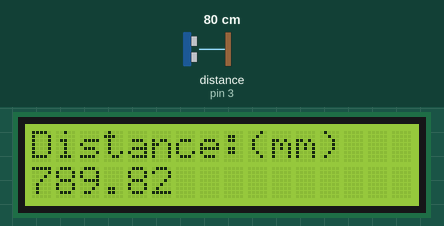
This sketch was run on a simulated Arduino Uno, built with avr-gcc and run on an emulated ATmega328P. On the bench: 16×2 character LCD. Wiring (inferred from the names in the program): ultrasonic range finder: trigger pin 2; echo pin 3. Inputs (shaded band) come from the test bench; at power-on: distance to the obstacle (sensor on pin 3) 80 cm. The echo pulse lasts 58.3 µs per cm.

Above: at 1.2 s.
1.3 s: distance to the obstacle (sensor on pin 3) set to 2 cm
At 2.7 s:
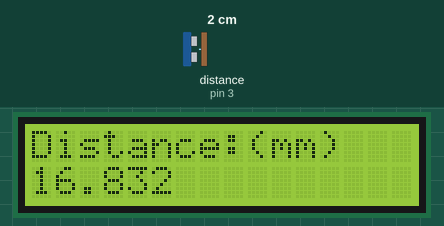
5.4 s: distance to the obstacle (sensor on pin 3) set to 4 cm
At 7.2 s:
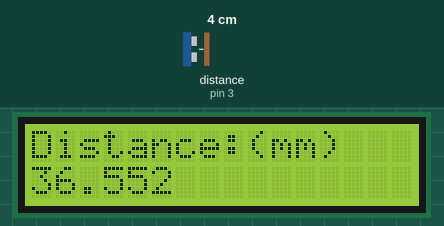
7.5 s: distance to the obstacle (sensor on pin 3) set to 9 cm
At 11.1 s:
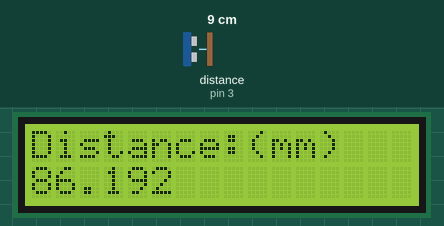
Timing chart, 0 to 12.6 s (numbered marks = the images above; inputs shaded):
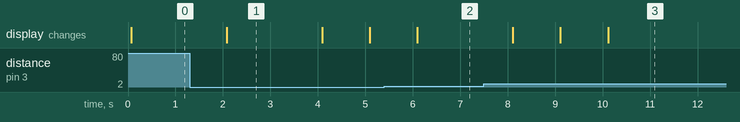

Measured:
- after the input at 1.3 s, the display: changes after 0.78 s (image 1)
- after the input at 5.4 s, the display: changes after 0.70 s (image 2)
- after the input at 7.5 s, the display: changes after 0.61 s (image 3)
- what the display in image 1 shows lasts 2.0 s, from 2.1 s to 4.1 s

The sketch:

59.HCSR04_LCD1602.ino
```cpp
#include <LiquidCrystal.h>

// hcsr04
int trigPin = 2;
int echoPin = 3;
float pingTravelTime;
float Distance;

// lcd part
int rs = 7;
int en = 8;

int d4 = 9;
int d5 = 10;
int d6 = 11;
int d7 = 12;

LiquidCrystal lcd(rs, en, d4, d5, d6, d7);

void setup() {
  // put your setup code here, to run once:

  pinMode(trigPin, HIGH);
  pinMode(echoPin, INPUT);

  lcd.begin(16, 2);

}

void loop() {
  // put your main code here, to run repeatedly:

  digitalWrite(trigPin, LOW);
  delayMicroseconds(10);
  digitalWrite(trigPin, HIGH);
  delayMicroseconds(10);
  digitalWrite(trigPin, LOW);

  pingTravelTime = pulseIn(echoPin, HIGH);
  Distance = pingTravelTime * 340 / 2 / 1000;


  lcd.setCursor(0, 0);
  lcd.print("Distance:(mm) ");
  lcd.setCursor(0, 1);
  lcd.print(Distance);
  delay(1000);


}
```
